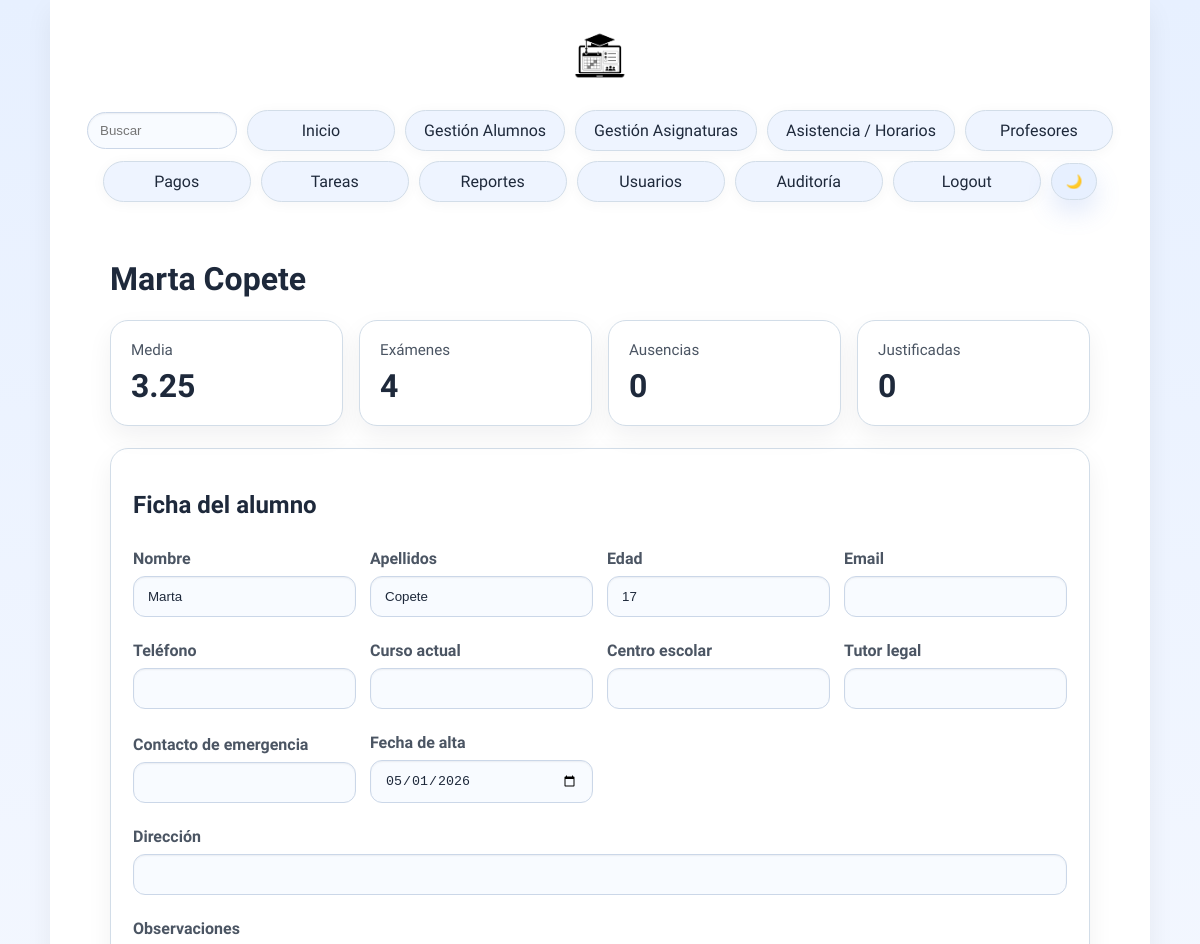
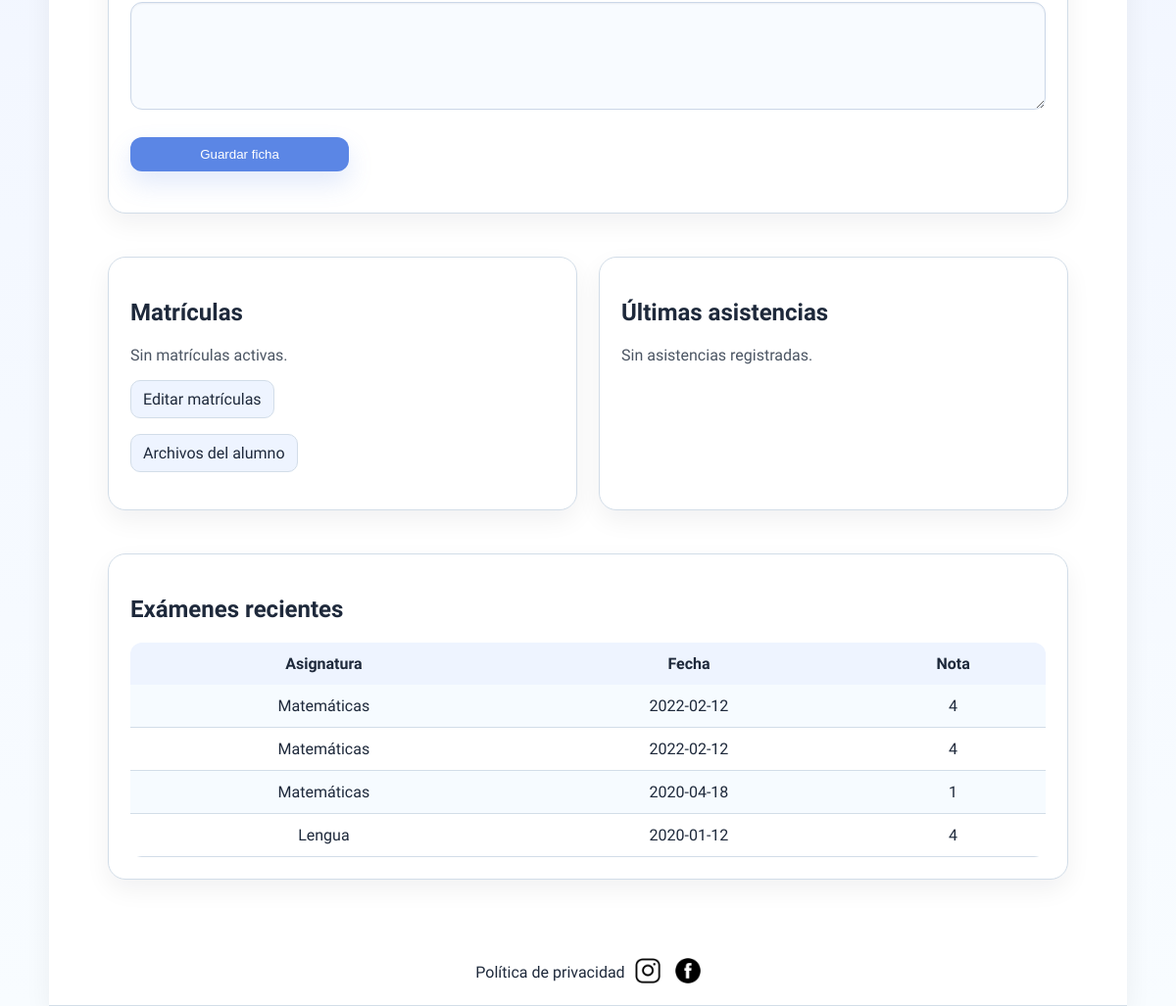
The page /fichaAlumno.php?id=4 (signed in) on the database its author committed (2 pictures, top to bottom).
### tables this page shows
CREATE TABLE `Alumno` (
  `id` int(5) UNSIGNED NOT NULL,
  `nombre` varchar(255) NOT NULL,
  `apellidos` varchar(255) NOT NULL,
  `edad` int(3) UNSIGNED NOT NULL
);

CREATE TABLE `Examen` (
  `idAlumno` int(5) UNSIGNED NOT NULL,
  `idAsignatura` int(5) UNSIGNED NOT NULL,
  `fecha` date NOT NULL,
  `nota` decimal(10,0) NOT NULL
);

CREATE TABLE `Asignatura` (
  `id` int(5) UNSIGNED NOT NULL,
  `nombre` varchar(255) NOT NULL,
  `curso` varchar(255) NOT NULL
);

### models/mysqlConnect.php (called while the page is built, shortened)
<?php
    class mysqlConn{
        private $msqli;
        public function __construct(){
            $this->server = getenv('DB_HOST') !== false ? getenv('DB_HOST') : 'localhost';
            $this->user = getenv('DB_USER') !== false ? getenv('DB_USER') : 'root';
            $this->password = getenv('DB_PASSWORD') !== false ? getenv('DB_PASSWORD') : '';
            $this->database = getenv('DB_NAME') !== false ? getenv('DB_NAME') : 'almamater';
            $this->msqli = new mysqli($this->server, $this->user, $this->password, $this->database);
            $this->msqli->set_charset("utf8");
    }
    public function preparar($sql){
        try {
            return $this->msqli->prepare($sql);
        } catch (mysqli_sql_exception $e) {
            error_log("Error SQL al preparar sentencia: " . $e->getMessage());
            return false;
        }
    }
}
?>

### controllers/AlumnoController.php (called while the page is built, shortened)
<?php
require_once(__DIR__ . "/../models/mysqlConnect.php");
class AlumnoController {
    private $conexion;
    public function __construct() {
        $this->conexion = new mysqlConn();
    }
    public function getAlumnoPorId($id) {
        $stmt = $this->conexion->preparar("SELECT * FROM Alumno WHERE id = ?");
        $idInt = intval($id);
        $stmt->bind_param("i", $idInt);
        $stmt->execute();
        $result = $stmt->get_result();
        $alumno = $result->fetch_assoc();
        return $alumno;
    }
    public function getExamenesPorAlumno($idAlumno) {
        $stmt = $this->conexion->preparar("SELECT e.id, e.idAlumno, e.idAsignatura, e.fecha, e.nota, a.nombre AS asignatura
                FROM Examen e
                LEFT JOIN Asignatura a ON a.id = e.idAsignatura
                WHERE e.idAlumno = ?
                ORDER BY e.fecha DESC, e.idAsignatura DESC");
        $idInt = intval($idAlumno);
        $stmt->bind_param("i", $idInt);
        $stmt->execute();
        $result = $stmt->get_result();
        return $result;
    }
    public function getResumenAlumno($idAlumno) {
        $stmt = $this->conexion->preparar(
            "SELECT " .
            "(SELECT AVG(nota) FROM Examen WHERE idAlumno = ?) AS media, " .
            "(SELECT COUNT(*) FROM Examen WHERE idAlumno = ?) AS examenes, " .
            "(SELECT COUNT(*) FROM Asistencia WHERE idAlumno = ? AND estado = 'Ausente') AS ausencias, " .
            "(SELECT COUNT(*) FROM Asistencia WHERE idAlumno = ? AND estado = 'Justificada') AS justificadas"
        );
        $idInt = intval($idAlumno);
        $stmt->bind_param("iiii", $idInt, $idInt, $idInt, $idInt);
        $stmt->execute();
        $row = $stmt->get_result()->fetch_assoc();
        return $row;
    }
    public function getAsistenciasPorAlumno($idAlumno, $limit = 10) {
        $stmt = $this->conexion->preparar(
            "SELECT asi.fecha, asi.estado, asig.nombre AS asignatura, asig.curso " .
            "FROM Asistencia asi JOIN Asignatura asig ON asig.id = asi.idAsignatura " .
            "WHERE asi.idAlumno = ? ORDER BY asi.fecha DESC, asi.id DESC LIMIT ?"
        );
        $idInt = intval($idAlumno);
        $limitInt = intval($limit);
        $stmt->bind_param("ii", $idInt, $limitInt);
        $stmt->execute();
        $result = $stmt->get_result();
        return $result;
    }
}
?>

### controllers/MatriculaController.php (called while the page is built, shortened)
<?php
require_once(__DIR__ . "/../models/mysqlConnect.php");
class MatriculaController {
    private $conexion;
    public function __construct() {
        $this->conexion = new mysqlConn();
    }
    public function getAsignaturasDeAlumno($idAlumno) {
        $stmt = $this->conexion->preparar(
            "SELECT m.id, m.fechaAlta, m.estado, a.id AS idAsignatura, a.nombre, a.curso " .
            "FROM Matricula m JOIN Asignatura a ON a.id = m.idAsignatura " .
            "WHERE m.idAlumno = ? ORDER BY a.curso ASC, a.nombre ASC"
        );
        $id = intval($idAlumno);
        $stmt->bind_param("i", $id);
        $stmt->execute();
        $result = $stmt->get_result();
        return $result;
    }
}
?>

### fichaAlumno.php (the view, shortened to what this page needs)
<?php
require("views/cabecera.php");
require_once("controllers/AlumnoController.php");
require_once("controllers/MatriculaController.php");
$idAlumno = isset($_GET['id']) ? intval($_GET['id']) : 0;
$alumnoController = new AlumnoController();
$matriculaController = new MatriculaController();
$alumno = $alumnoController->getAlumnoPorId($idAlumno);
$resumen = $alumno ? $alumnoController->getResumenAlumno($idAlumno) : null;
$matriculas = $alumno ? $matriculaController->getAsignaturasDeAlumno($idAlumno) : false;
$examenes = $alumno ? $alumnoController->getExamenesPorAlumno($idAlumno) : false;
$asistencias = $alumno ? $alumnoController->getAsistenciasPorAlumno($idAlumno) : false;
?>
<div id="contenido">
    <?php if (!$alumno): ?>
        <div class="aviso error">Alumno no encontrado.</div>
        <p><a href="/editorAlumnos.php">Volver al listado</a></p>
    <?php else: ?>
        <h1><?php echo htmlspecialchars($alumno['nombre'] . ' ' . $alumno['apellidos']); ?></h1>
        <div class="dashboard-grid">
            <div class="metric-card"><span>Media</span><strong><?php echo $resumen && $resumen['media'] !== null ? number_format($resumen['media'], 2) : '-'; ?></strong></div>
            <div class="metric-card"><span>Exámenes</span><strong><?php echo $resumen ? intval($resumen['examenes']) : 0; ?></strong></div>
            <div class="metric-card"><span>Ausencias</span><strong><?php echo $resumen ? intval($resumen['ausencias']) : 0; ?></strong></div>
            <div class="metric-card"><span>Justificadas</span><strong><?php echo $resumen ? intval($resumen['justificadas']) : 0; ?></strong></div>
        </div>
        <section class="panel">
            <h2>Ficha del alumno</h2>
            <form action="controllers/accionesAlumno.php" method="post" class="form-grid">
                <div><label>Nombre</label><input type="text" name="nombre" value="<?php echo htmlspecialchars($alumno['nombre']); ?>" required></div>
                <div><label>Apellidos</label><input type="text" name="apellidos" value="<?php echo htmlspecialchars($alumno['apellidos']); ?>" required></div>
                <div><label>Edad</label><input type="number" name="edad" min="1" max="120" value="<?php echo htmlspecialchars($alumno['edad']); ?>" required></div>
                <div><label>Email</label><input type="email" name="email" value="<?php echo htmlspecialchars($alumno['email'] ?? ''); ?>" required></div>
                <div><label>Teléfono</label><input type="text" name="telefono" value="<?php echo htmlspecialchars($alumno['telefono'] ?? ''); ?>"></div>
                <div><label>Curso actual</label><input type="text" name="curso_actual" value="<?php echo htmlspecialchars($alumno['curso_actual'] ?? ''); ?>"></div>
                <div><label>Centro escolar</label><input type="text" name="centro" value="<?php echo htmlspecialchars($alumno['centro'] ?? ''); ?>"></div>
                <div><label>Tutor legal</label><input type="text" name="tutor" value="<?php echo htmlspecialchars($alumno['tutor'] ?? ''); ?>"></div>
                <div><label>Contacto de emergencia</label><input type="text" name="contacto_emergencia" value="<?php echo htmlspecialchars($alumno['contacto_emergencia'] ?? ''); ?>"></div>
                <div><label>Fecha de alta</label><input type="date" name="fecha_alta" value="<?php echo htmlspecialchars($alumno['fecha_alta'] ?? date('Y-m-d')); ?>"></div>
                <div class="form-wide"><label>Dirección</label><input type="text" name="direccion" value="<?php echo htmlspecialchars($alumno['direccion'] ?? ''); ?>"></div>
                <div class="form-wide"><label>Observaciones</label><textarea name="observaciones"><?php echo htmlspecialchars($alumno['observaciones'] ?? ''); ?></textarea></div>
                <button type="submit" name="modificarAlumno">Guardar ficha</button>
            </form>
        </section>
        <div class="panel-grid">
            <section class="panel">
                <h2>Matrículas</h2>
                <?php if ($matriculas && $matriculas->num_rows > 0): ?>
                    <ul class="listaResumen">
                        <?php while ($m = $matriculas->fetch_assoc()): ?>
                            <li><?php echo htmlspecialchars($m['nombre'] . ' · ' . $m['curso']); ?><br><small><?php echo htmlspecialchars($m['estado'] . ' desde ' . $m['fechaAlta']); ?></small></li>
                        <?php endwhile; ?>
                    </ul>
                <?php else: ?>
                    <p class="sinClases">Sin matrículas activas.</p>
                <?php endif; ?>
                <p><a class="btn-link" href="/matriculas.php?idAlumno=<?php echo $idAlumno; ?>">Editar matrículas</a></p>
                <p><a class="btn-link" href="/archivosAlumno.php?id=<?php echo $idAlumno; ?>">Archivos del alumno</a></p>
            </section>
            <section class="panel">
                <h2>Últimas asistencias</h2>
                <?php if ($asistencias && $asistencias->num_rows > 0): ?>
                    <ul class="listaResumen">
                        <?php while ($a = $asistencias->fetch_assoc()): ?>
                            <li><strong><?php echo htmlspecialchars($a['fecha']); ?></strong> <?php echo htmlspecialchars($a['estado']); ?><br><?php echo htmlspecialchars($a['asignatura'] . ' · ' . $a['curso']); ?></li>
                        <?php endwhile; ?>
                    </ul>
                <?php else: ?>
                    <p class="sinClases">Sin asistencias registradas.</p>
                <?php endif; ?>
            </section>
        </div>
        <section class="panel">
            <h2>Exámenes recientes</h2>
            <?php if ($examenes && $examenes->num_rows > 0): ?>
                <table>
                    <tr><td id="filaAlumnos">Asignatura</td><td id="filaAlumnos">Fecha</td><td id="filaAlumnos">Nota</td></tr>
                    <?php while ($e = $examenes->fetch_assoc()): ?>
                        <tr>
                            <td><?php echo htmlspecialchars($e['asignatura'] ?: '-'); ?></td>
                            <td><?php echo htmlspecialchars($e['fecha']); ?></td>
                            <td><?php echo htmlspecialchars($e['nota']); ?></td>
                        </tr>
                    <?php endwhile; ?>
                </table>
            <?php else: ?>
                <p class="sinClases">Sin exámenes registrados.</p>
            <?php endif; ?>
        </section>
    <?php endif; ?>
</div>
<?php require("views/pieDePagina.php"); ?>
</body>
</html>

### academia.css (style rules this page uses)
:root { --page-bg: linear-gradient(180deg, #e7f0ff 0%, #f3f7ff 50%, #f8fcff 100%); --text-color: #1e293b; --muted-color: #4b5563; --card-bg: #ffffff; --card-text: #0f172a; --border-color: #d2dde8; --input-bg: #f8fbff; --input-border: #cbd7e8; --input-text: #1e293b; --link-color: #1e293b; --link-hover: #3f6de1; --primary-color: #5b86e5; --primary-contrast: #ffffff; --success-color: #22c55e; --danger-color: #ef4444; --hover-bg: #e7f0ff; --table-row-bg: #f6fbff; --table-header-bg: #eef4ff; --shadow: 0 18px 40px rgba(15, 23, 42, 0.08); --shadow-soft: 0 10px 26px rgba(15, 23, 42, 0.06); --hero-bg: #eef4ff; }
body { min-height: 100vh; margin: 0; font-family: 'Actor', Arial, sans-serif; color: var(--text-color); background: var(--page-bg); transition: background 0.3s ease, color 0.3s ease; }
#cabecera, #contenido, #piePagina { max-width: 1100px; margin: 0 auto; padding: 0 20px; }
#contenido { clear: both; margin: 20px auto 40px; color: var(--text-color); width: 100%; max-width: 980px; }
a { text-decoration: none; color: var(--link-color); }
table { width: 100%; margin-top: 16px; background: var(--card-bg); border-radius: 12px; border-collapse: collapse; overflow: hidden; box-shadow: 0 6px 18px var(--shadow); }
td { text-align: center; padding: 12px 10px; border-bottom: 1px solid var(--border-color); color: var(--text-color); }
tr:nth-child(even) td { background: var(--table-row-bg); }
#filaAlumnos { font-weight: 600; background: var(--table-header-bg); color: var(--text-color); border-bottom: none; }
h1 { margin: 10px 0 6px 0; font-size: clamp(2rem, 2.4vw, 3rem); }
input[type="text"], input[type="email"], input[type="number"], input[type="date"], input[type="time"], input[type="file"], select, textarea { padding: 12px 14px; border: 1px solid var(--input-border); border-radius: 12px; outline: none; width: 100%; max-width: 100%; background: var(--input-bg); color: var(--input-text); box-shadow: inset 0 1px 2px rgba(15,23,42,0.06); box-sizing: border-box; }
textarea { min-height: 110px; resize: vertical; }
label { color: var(--muted-color); font-weight: 600; display: inline-block; margin: 10px 0 8px 0; }
form button, form input[type="submit"] { margin-top: 10px; }
button, input[type="submit"] { padding: 10px 16px; border: none; border-radius: 12px; background: var(--primary-color); color: var(--primary-contrast); cursor: pointer; box-shadow: 0 12px 26px rgba(91,134,229,0.18); transition: filter 0.2s ease, transform 0.2s ease; }
.dashboard-grid { display: grid; grid-template-columns: repeat(auto-fit, minmax(180px, 1fr)); gap: 16px; margin: 22px 0; }
.metric-card, .panel { background: var(--card-bg); border: 1px solid var(--border-color); border-radius: 18px; box-shadow: var(--shadow-soft); }
.metric-card { padding: 20px; }
.metric-card span { display: block; color: var(--muted-color); font-size: 0.95rem; margin-bottom: 8px; }
.metric-card strong { display: block; color: var(--text-color); font-size: 2rem; }
.panel { padding: 22px; margin: 22px 0; }
.panel-grid { display: grid; grid-template-columns: repeat(auto-fit, minmax(300px, 1fr)); gap: 22px; }
.filter-bar, .form-grid { display: grid; grid-template-columns: repeat(auto-fit, minmax(220px, 1fr)); gap: 14px; align-items: end; margin: 20px 0; }
.form-wide { grid-column: 1 / -1; }
.btn-link { display: inline-flex; align-items: center; justify-content: center; padding: 9px 12px; border-radius: 10px; background: var(--hero-bg); border: 1px solid var(--border-color); color: var(--link-color); }
.sinClases { color: var(--muted-color); margin: 0; }

### rows shown on the page
alumno: nombre+apellidos "Marta Copete", nombre "Marta", apellidos "Copete", edad "17", fecha_alta "05/01/2026"
examen: idAsignatura.nombre "Matemáticas", fecha "2022-02-12", nota "4"
examen: idAsignatura.nombre "Matemáticas", fecha "2022-02-12", nota "4"
examen: idAsignatura.nombre "Matemáticas", fecha "2020-04-18", nota "1"
examen: idAsignatura.nombre "Lengua", fecha "2020-01-12", nota "4"

### other values the page prints
$resumen['media'] "3.25"
$resumen['examenes'] "4"
$resumen['ausencias'] "0"
$resumen['justificadas'] "0"
